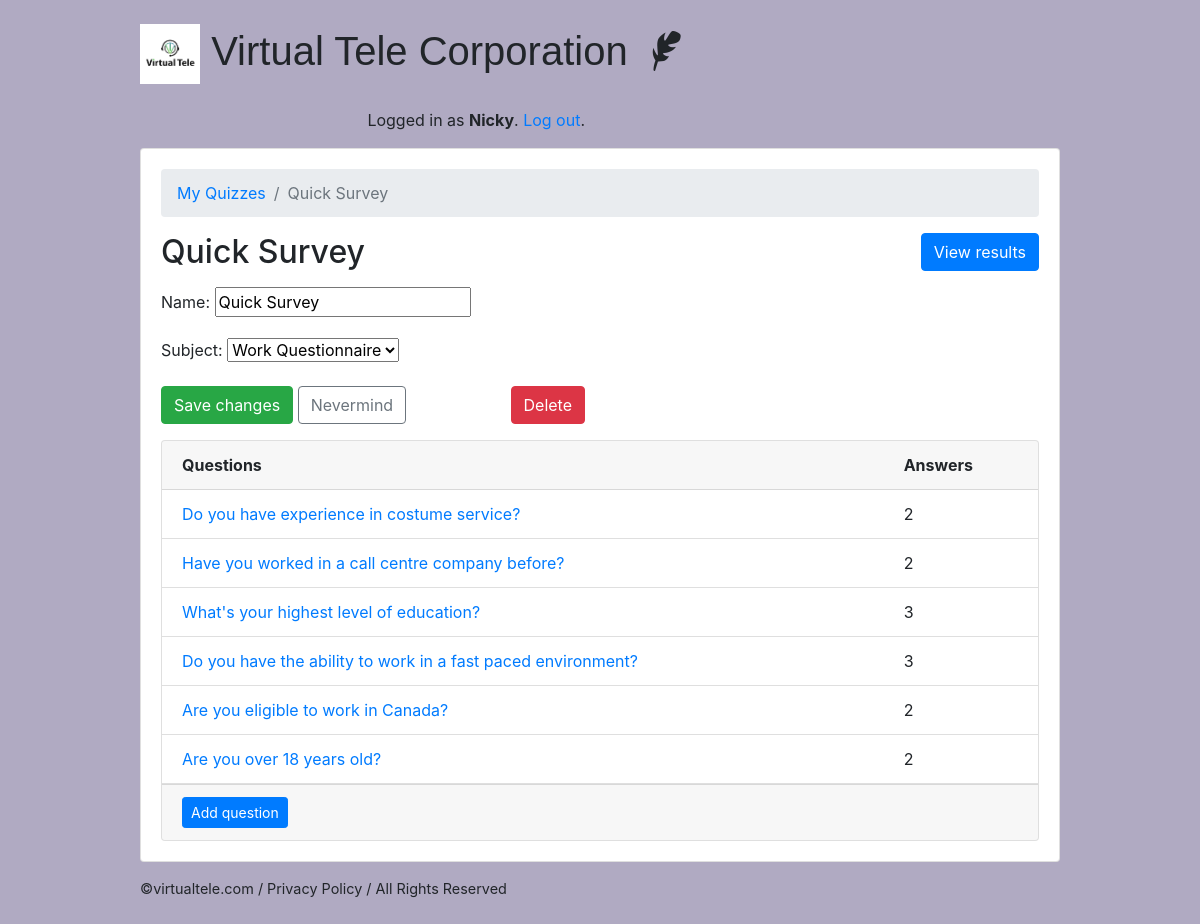
Page /recruiters/quiz/2/ (signed in) on the earlier database version.
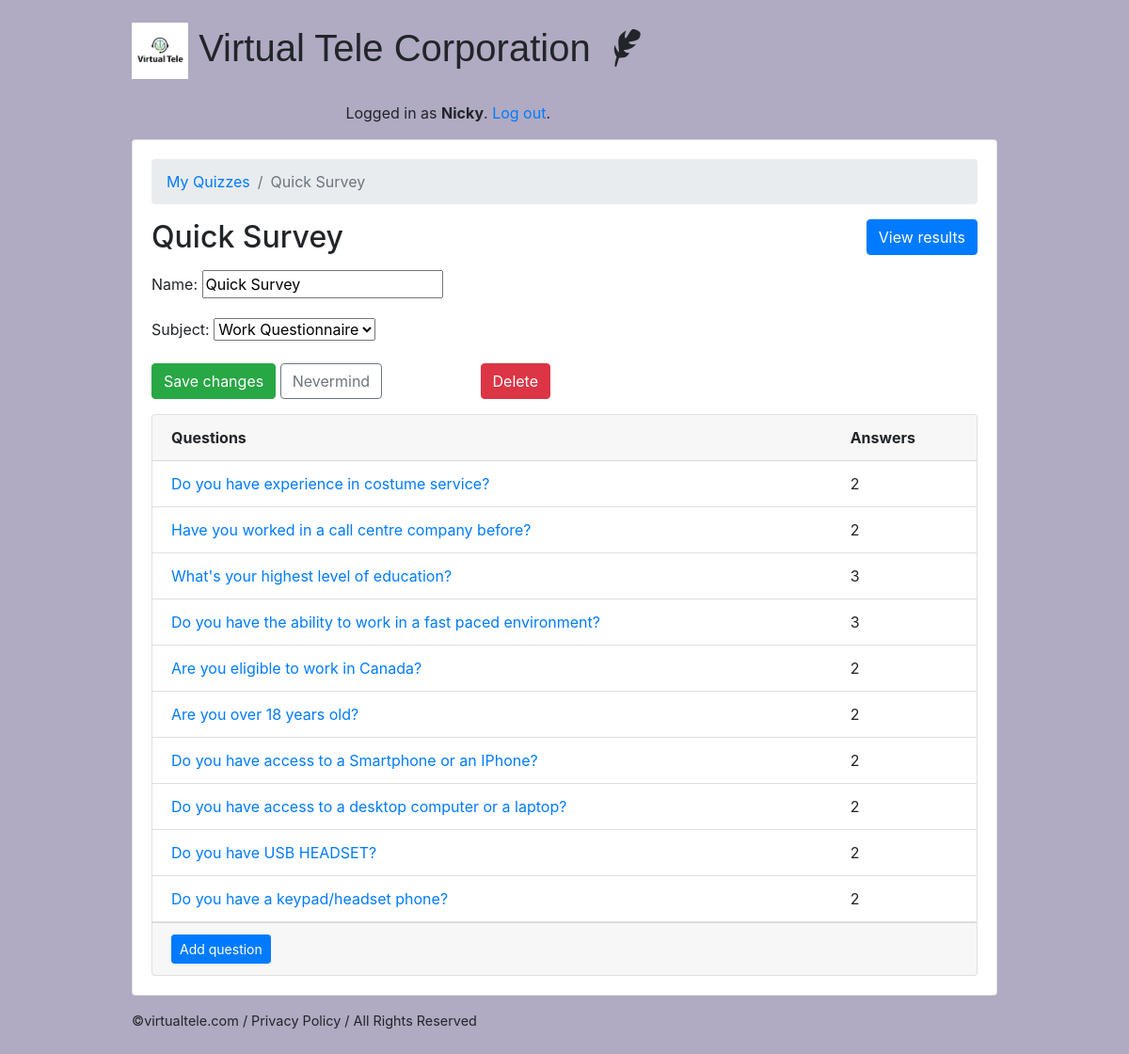
Same page on the later database version.
### classroom/models.py (models this page shows, shortened)
class Question(models.Model):
    quiz = models.ForeignKey(Quiz, on_delete=models.CASCADE, related_name='questions')
    text = models.CharField('Question', max_length=255)

### classroom/views/teachers.py (the view, shortened to what this page needs)
# urls.py: path('quiz/<int:pk>/', teachers.QuizUpdateView.as_view(), name='quiz_change'),
@method_decorator([login_required, teacher_required], name='dispatch')
class QuizUpdateView(UpdateView):
    model = Quiz
    fields = ('name', 'subject', )
    context_object_name = 'quiz'
    template_name = 'classroom/teachers/quiz_change_form.html'
    def get_context_data(self, **kwargs):
        kwargs['questions'] = self.get_object().questions.annotate(answers_count=Count('answers'))
        return super().get_context_data(**kwargs)
    def get_queryset(self):
        return self.request.user.quizzes.all()

### classroom/models.py (called while the page is built)
    def __str__(self):
        return self.name

### classroom/templates/classroom/teachers/quiz_change_form.html (shortened to what this page needs)
{% extends 'base.html' %}
{% block content %}
  <nav aria-label="breadcrumb">
    <ol class="breadcrumb">
      <li class="breadcrumb-item"><a href="{% url 'teachers:quiz_change_list' %}">My Quizzes</a></li>
      <li class="breadcrumb-item active" aria-current="page">{{ quiz.name }}</li>
    </ol>
  </nav>
  <h2 class="mb-3">
    {{ quiz.name }}
    <a href="{% url 'teachers:quiz_results' quiz.pk %}" class="btn btn-primary float-right">View results</a>
  </h2>
  <div class="row mb-3">
    <div class="col-md-6 col-sm-8 col-12">
      <form method="post" novalidate>
        {{ form.as_p }}
        <button type="submit" class="btn btn-success">Save changes</button>
        <a href="{% url 'teachers:quiz_change_list' %}" class="btn btn-outline-secondary" role="button">Nevermind</a>
        <a href="{% url 'teachers:quiz_delete' quiz.pk %}" class="btn btn-danger float-right">Delete</a>
      </form>
    </div>
  </div>
  <div class="card">
    <div class="card-header">
      <div class="row">
        <div class="col-10">
          <strong>Questions</strong>
        </div>
        <div class="col-2">
          <strong>Answers</strong>
        </div>
      </div>
    </div>
    <div class="list-group list-group-flush list-group-formset">
      {% for question in questions %}
        <div class="list-group-item">
          <div class="row">
            <div class="col-10">
              <a href="{% url 'teachers:question_change' quiz.pk question.pk %}">{{ question.text }}</a>
            </div>
            <div class="col-2">
              {{ question.answers_count }}
            </div>
          </div>
        </div>
      {% empty %}
        <div class="list-group-item text-center">
          <p class="text-muted font-italic mb-0">You haven't created any questions yet. Go ahead and <a href="{% url 'teachers:question_add' quiz.pk %}">add the first question</a>.</p>
        </div>
      {% endfor %}
    </div>
    <div class="card-footer">
      <a href="{% url 'teachers:question_add' quiz.pk %}" class="btn btn-primary btn-sm">Add question</a>
    </div>
  </div>
{% endblock %}

Differences in the rows shown:
added Question: text "Do you have access to a Smartphone or an IPhone?", answers_count "2"
added Question: text "Do you have access to a desktop computer or a laptop?", answers_count "2"
added Question: text "Do you have USB HEADSET?", answers_count "2"
added Question: text "Do you have a keypad/headset phone?", answers_count "2"
